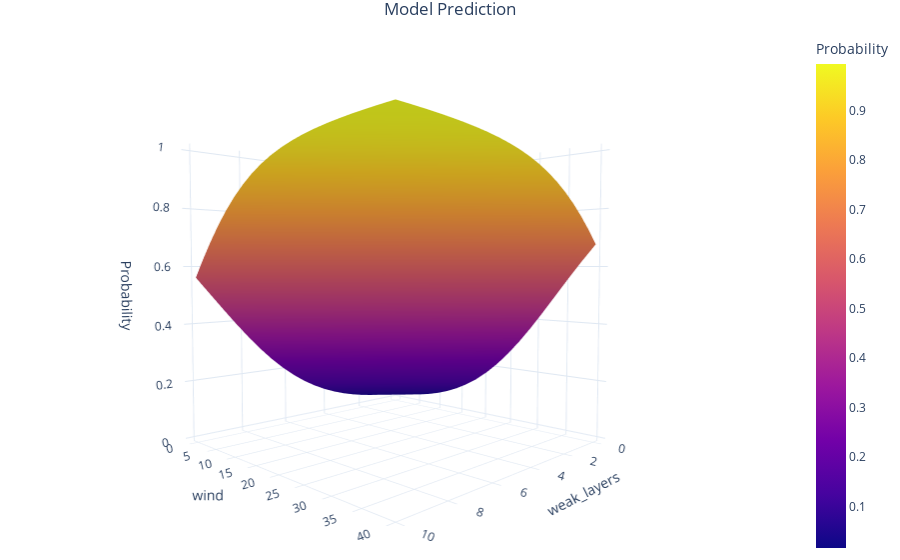

Notebook code for this chart:
### Markdown cell above
Podemos ver que el término de interacción es útil: el valor p es inferior a 0,05. El modelo también funciona mejor que nuestros intentos anteriores.

## Predicciones con múltiples características

Muy rápidamente, vamos a explorar lo que significa esta interacción observando las predicciones del modelo. 

Primero graficaremos dos características independientes en 3D. Empezaremos con "capas_débiles" y "viento":

### Code cell
graphing.model_to_surface_plot(model_with_interaction, ["weak_layers", "wind"], test)

### Figure 1 — Plotly figure (JSON) as saved in the notebook; plotly's stock layout.template omitted (floating-point values rounded to 4 significant figures; data arrays with more than 128 entries replaced by an {"elided": "..."} marker saying what was removed)
{"data": [{"colorbar": {"title": {"text": "Probability"}}, "type": "surface", "x": [0, 0.5263, 1.053, 1.579, 2.105, 2.632, 3.158, 3.684, 4.211, 4.737, 5.263, 5.789, 6.316, 6.842, 7.368, 7.895, 8.421, 8.947, 9.474, 10], "y": [0, 2.105, 4.211, 6.316, 8.421, 10.53, 12.63, 14.74, 16.84, 18.95, 21.05, 23.16, 25.26, 27.37, 29.47, 31.58, 33.68, 35.79, 37.89, 40], "z": {"elided": "20x20 float values"}}], "layout": {"scene": {"xaxis": {"title": {"text": "weak_layers"}}, "yaxis": {"title": {"text": "wind"}}, "zaxis": {"title": {"text": "Probability"}}}, "title": {"text": "Model Prediction"}}}
